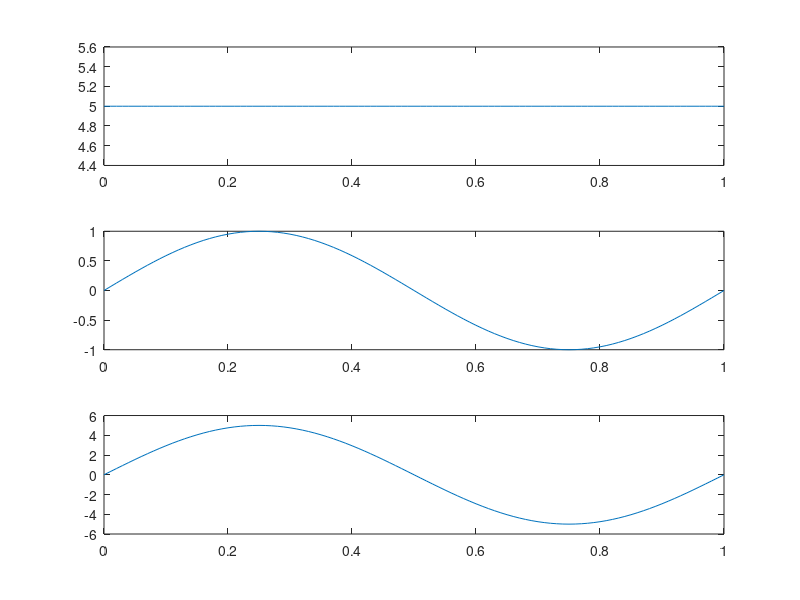

Source code (MATLAB):
clc;
clear all;
close all;
b = input("\n");
n = length(b);
t = 0:0.01:n;
x = 1:1:(n+1)*100;
for i = 1:n
    for j = 1:n
        bw(x(i*100:(i+1)*100)) = b(i);
    end
end
bw = bw(100:end);
st = sin(2*pi*t);
ask = bw.*st;
subplot(3,1,1);
plot(t,bw);
subplot(3,1,2);
plot(t,st);
subplot(3,1,3);
plot(t,ask);